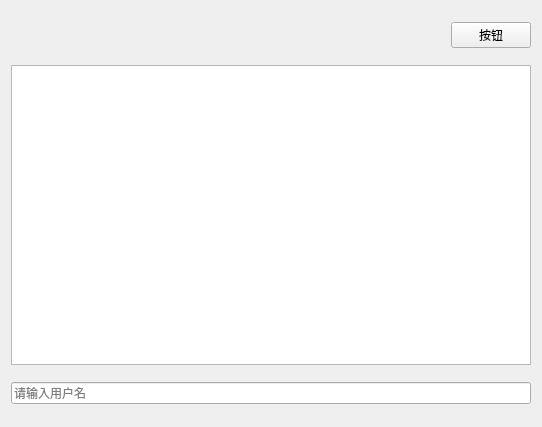
<?xml version="1.0" encoding="UTF-8"?>
<ui version="4.0">
 <class>MyWin</class>
 <widget class="QWidget" name="MyWin">
  <property name="geometry">
   <rect>
    <x>0</x>
    <y>0</y>
    <width>542</width>
    <height>427</height>
   </rect>
  </property>
  <property name="windowTitle">
   <string>MyWin</string>
  </property>
  <layout class="QVBoxLayout" name="verticalLayout">
   <item>
    <layout class="QHBoxLayout" name="horizontalLayout">
     <item>
      <spacer name="horizontalSpacer">
       <property name="orientation">
        <enum>Qt::Horizontal</enum>
       </property>
       <property name="sizeHint" stdset="0">
        <size>
         <width>40</width>
         <height>20</height>
        </size>
       </property>
      </spacer>
     </item>
     <item>
      <widget class="QPushButton" name="pushButton">
       <property name="text">
        <string>按钮</string>
       </property>
      </widget>
     </item>
    </layout>
   </item>
   <item>
    <widget class="QTextEdit" name="textEdit">
     <property name="sizePolicy">
      <sizepolicy hsizetype="Expanding" vsizetype="Expanding">
       <horstretch>0</horstretch>
       <verstretch>1</verstretch>
      </sizepolicy>
     </property>
     <property name="maximumSize">
      <size>
       <width>16777215</width>
       <height>300</height>
      </size>
     </property>
    </widget>
   </item>
   <item>
    <widget class="QLineEdit" name="lineEdit">
     <property name="echoMode">
      <enum>QLineEdit::Password</enum>
     </property>
     <property name="placeholderText">
      <string>请输入用户名</string>
     </property>
    </widget>
   </item>
  </layout>
 </widget>
 <layoutdefault spacing="6" margin="11"/>
 <resources/>
 <connections/>
</ui>
